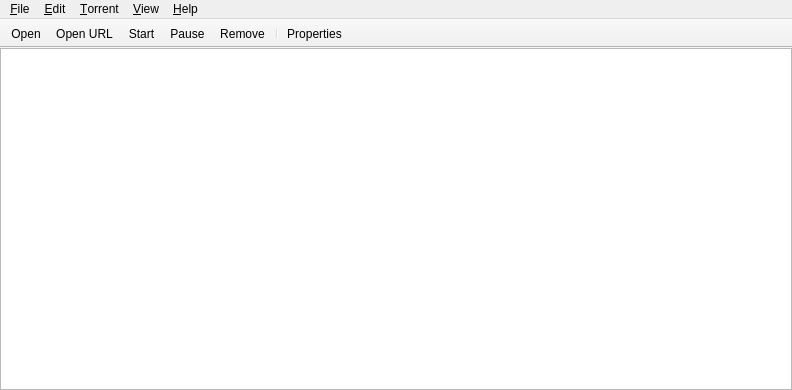
<?xml version="1.0" encoding="UTF-8"?>
<ui version="4.0">
 <class>MainWindow</class>
 <widget class="QMainWindow" name="MainWindow">
  <property name="geometry">
   <rect>
    <x>0</x>
    <y>0</y>
    <width>792</width>
    <height>390</height>
   </rect>
  </property>
  <property name="windowTitle">
   <string>Leechmission</string>
  </property>
  <widget class="QWidget" name="centralwidget">
   <layout class="QVBoxLayout" name="verticalLayout">
    <property name="spacing">
     <number>0</number>
    </property>
    <property name="margin">
     <number>0</number>
    </property>
    <item>
     <widget class="QListView" name="listView">
      <property name="sizePolicy">
       <sizepolicy hsizetype="Preferred" vsizetype="Expanding">
        <horstretch>0</horstretch>
        <verstretch>0</verstretch>
       </sizepolicy>
      </property>
      <property name="horizontalScrollBarPolicy">
       <enum>Qt::ScrollBarAlwaysOff</enum>
      </property>
      <property name="alternatingRowColors">
       <bool>true</bool>
      </property>
      <property name="selectionMode">
       <enum>QAbstractItemView::ExtendedSelection</enum>
      </property>
      <property name="uniformItemSizes">
       <bool>false</bool>
      </property>
     </widget>
    </item>
   </layout>
  </widget>
  <widget class="QMenuBar" name="menubar">
   <property name="geometry">
    <rect>
     <x>0</x>
     <y>0</y>
     <width>792</width>
     <height>20</height>
    </rect>
   </property>
   <property name="sizePolicy">
    <sizepolicy hsizetype="MinimumExpanding" vsizetype="Fixed">
     <horstretch>0</horstretch>
     <verstretch>0</verstretch>
    </sizepolicy>
   </property>
   <widget class="QMenu" name="menuTorrent">
    <property name="title">
     <string>&amp;Torrent</string>
    </property>
    <widget class="QMenu" name="menuQueue">
     <property name="title">
      <string>Queue</string>
     </property>
     <addaction name="action_QueueMoveTop"/>
     <addaction name="action_QueueMoveUp"/>
     <addaction name="action_QueueMoveDown"/>
     <addaction name="action_QueueMoveBottom"/>
    </widget>
    <addaction name="separator"/>
    <addaction name="action_Properties"/>
    <addaction name="action_OpenFolder"/>
    <addaction name="separator"/>
    <addaction name="action_Start"/>
    <addaction name="action_StartNow"/>
    <addaction name="menuQueue"/>
    <addaction name="action_Announce"/>
    <addaction name="action_Pause"/>
    <addaction name="separator"/>
    <addaction name="action_SetLocation"/>
    <addaction name="action_Verify"/>
    <addaction name="action_CopyMagnetToClipboard"/>
    <addaction name="separator"/>
    <addaction name="action_Remove"/>
    <addaction name="action_Delete"/>
   </widget>
   <widget class="QMenu" name="menuEdit">
    <property name="title">
     <string>&amp;Edit</string>
    </property>
    <addaction name="action_SelectAll"/>
    <addaction name="action_DeselectAll"/>
    <addaction name="separator"/>
    <addaction name="action_SessionDialog"/>
    <addaction name="separator"/>
    <addaction name="action_Preferences"/>
   </widget>
   <widget class="QMenu" name="menu_Help">
    <property name="title">
     <string>&amp;Help</string>
    </property>
    <addaction name="action_Statistics"/>
    <addaction name="separator"/>
    <addaction name="action_Donate"/>
    <addaction name="separator"/>
    <addaction name="action_Contents"/>
    <addaction name="action_About"/>
   </widget>
   <widget class="QMenu" name="menu_View">
    <property name="title">
     <string>&amp;View</string>
    </property>
    <addaction name="action_CompactView"/>
    <addaction name="separator"/>
    <addaction name="action_Toolbar"/>
    <addaction name="action_Filterbar"/>
    <addaction name="action_Statusbar"/>
    <addaction name="separator"/>
    <addaction name="action_SortByActivity"/>
    <addaction name="action_SortByAge"/>
    <addaction name="action_SortByName"/>
    <addaction name="action_SortByProgress"/>
    <addaction name="action_SortByQueue"/>
    <addaction name="action_SortByRatio"/>
    <addaction name="action_SortBySize"/>
    <addaction name="action_SortByState"/>
    <addaction name="action_SortByETA"/>
    <addaction name="separator"/>
    <addaction name="action_ReverseSortOrder"/>
   </widget>
   <widget class="QMenu" name="menu_File">
    <property name="title">
     <string>&amp;File</string>
    </property>
    <addaction name="action_OpenFile"/>
    <addaction name="action_AddURL"/>
    <addaction name="action_New"/>
    <addaction name="separator"/>
    <addaction name="action_StartAll"/>
    <addaction name="action_PauseAll"/>
    <addaction name="separator"/>
    <addaction name="action_Quit"/>
   </widget>
   <addaction name="menu_File"/>
   <addaction name="menuEdit"/>
   <addaction name="menuTorrent"/>
   <addaction name="menu_View"/>
   <addaction name="menu_Help"/>
  </widget>
  <widget class="QToolBar" name="toolBar">
   <property name="windowTitle">
    <string>toolBar</string>
   </property>
   <property name="movable">
    <bool>false</bool>
   </property>
   <property name="allowedAreas">
    <set>Qt::TopToolBarArea</set>
   </property>
   <property name="iconSize">
    <size>
     <width>24</width>
     <height>24</height>
    </size>
   </property>
   <property name="toolButtonStyle">
    <enum>Qt::ToolButtonFollowStyle</enum>
   </property>
   <property name="floatable">
    <bool>false</bool>
   </property>
   <attribute name="toolBarArea">
    <enum>TopToolBarArea</enum>
   </attribute>
   <attribute name="toolBarBreak">
    <bool>false</bool>
   </attribute>
   <addaction name="action_OpenFile"/>
   <addaction name="action_AddURL"/>
   <addaction name="action_Start"/>
   <addaction name="action_Pause"/>
   <addaction name="action_Remove"/>
   <addaction name="separator"/>
   <addaction name="action_Properties"/>
  </widget>
  <action name="action_OpenFile">
   <property name="text">
    <string>&amp;Open...</string>
   </property>
   <property name="iconText">
    <string>Open</string>
   </property>
   <property name="toolTip">
    <string>Open a torrent</string>
   </property>
   <property name="shortcut">
    <string>Ctrl+O</string>
   </property>
  </action>
  <action name="action_New">
   <property name="text">
    <string>&amp;New...</string>
   </property>
   <property name="toolTip">
    <string>Create a new torrent</string>
   </property>
   <property name="shortcut">
    <string>Ctrl+N</string>
   </property>
  </action>
  <action name="action_Properties">
   <property name="text">
    <string>&amp;Properties</string>
   </property>
   <property name="toolTip">
    <string>Show torrent properties</string>
   </property>
   <property name="shortcut">
    <string>Alt+Enter</string>
   </property>
  </action>
  <action name="action_OpenFolder">
   <property name="text">
    <string>Open Fold&amp;er</string>
   </property>
   <property name="toolTip">
    <string>Open the torrent's folder</string>
   </property>
   <property name="shortcut">
    <string>Ctrl+E</string>
   </property>
  </action>
  <action name="action_Start">
   <property name="text">
    <string>&amp;Start</string>
   </property>
   <property name="toolTip">
    <string>Start torrent</string>
   </property>
   <property name="shortcut">
    <string>Ctrl+S</string>
   </property>
   <property name="priority">
    <enum>QAction::LowPriority</enum>
   </property>
  </action>
  <action name="action_Announce">
   <property name="text">
    <string>Ask Tracker for &amp;More Peers</string>
   </property>
   <property name="toolTip">
    <string>Ask tracker for more peers</string>
   </property>
  </action>
  <action name="action_Pause">
   <property name="text">
    <string>&amp;Pause</string>
   </property>
   <property name="toolTip">
    <string>Pause torrent</string>
   </property>
   <property name="shortcut">
    <string>Ctrl+P</string>
   </property>
   <property name="priority">
    <enum>QAction::LowPriority</enum>
   </property>
  </action>
  <action name="action_Verify">
   <property name="text">
    <string>&amp;Verify Local Data</string>
   </property>
   <property name="toolTip">
    <string>Verify local data</string>
   </property>
   <property name="shortcut">
    <string>Ctrl+V</string>
   </property>
  </action>
  <action name="action_Remove">
   <property name="text">
    <string>&amp;Remove</string>
   </property>
   <property name="toolTip">
    <string>Remove torrent</string>
   </property>
   <property name="shortcut">
    <string>Del</string>
   </property>
   <property name="priority">
    <enum>QAction::LowPriority</enum>
   </property>
  </action>
  <action name="action_Delete">
   <property name="text">
    <string>&amp;Delete Files and Remove</string>
   </property>
   <property name="toolTip">
    <string>Remove torrent and delete its files</string>
   </property>
   <property name="shortcut">
    <string>Shift+Del</string>
   </property>
  </action>
  <action name="action_StartAll">
   <property name="text">
    <string>&amp;Start All</string>
   </property>
  </action>
  <action name="action_PauseAll">
   <property name="text">
    <string>&amp;Pause All</string>
   </property>
  </action>
  <action name="action_Quit">
   <property name="text">
    <string>&amp;Quit</string>
   </property>
   <property name="shortcut">
    <string>Ctrl+Q</string>
   </property>
  </action>
  <action name="action_SelectAll">
   <property name="text">
    <string>&amp;Select All</string>
   </property>
   <property name="shortcut">
    <string>Ctrl+A</string>
   </property>
  </action>
  <action name="action_DeselectAll">
   <property name="text">
    <string>&amp;Deselect All</string>
   </property>
   <property name="shortcut">
    <string>Ctrl+Shift+A</string>
   </property>
  </action>
  <action name="action_Preferences">
   <property name="text">
    <string>&amp;Preferences</string>
   </property>
  </action>
  <action name="action_CompactView">
   <property name="checkable">
    <bool>true</bool>
   </property>
   <property name="text">
    <string>&amp;Compact View</string>
   </property>
   <property name="iconText">
    <string>Compact View</string>
   </property>
   <property name="toolTip">
    <string>Compact View</string>
   </property>
   <property name="shortcut">
    <string>Alt+C</string>
   </property>
  </action>
  <action name="action_Toolbar">
   <property name="checkable">
    <bool>true</bool>
   </property>
   <property name="text">
    <string>&amp;Toolbar</string>
   </property>
  </action>
  <action name="action_Filterbar">
   <property name="checkable">
    <bool>true</bool>
   </property>
   <property name="text">
    <string>&amp;Filterbar</string>
   </property>
  </action>
  <action name="action_Statusbar">
   <property name="checkable">
    <bool>true</bool>
   </property>
   <property name="text">
    <string>&amp;Statusbar</string>
   </property>
  </action>
  <action name="action_SortByActivity">
   <property name="checkable">
    <bool>true</bool>
   </property>
   <property name="text">
    <string>Sort by &amp;Activity</string>
   </property>
  </action>
  <action name="action_SortByAge">
   <property name="checkable">
    <bool>true</bool>
   </property>
   <property name="text">
    <string>Sort by A&amp;ge</string>
   </property>
  </action>
  <action name="action_SortByETA">
   <property name="checkable">
    <bool>true</bool>
   </property>
   <property name="text">
    <string>Sort by Time &amp;Left</string>
   </property>
  </action>
  <action name="action_SortByName">
   <property name="checkable">
    <bool>true</bool>
   </property>
   <property name="text">
    <string>Sort by &amp;Name</string>
   </property>
  </action>
  <action name="action_SortByProgress">
   <property name="checkable">
    <bool>true</bool>
   </property>
   <property name="text">
    <string>Sort by &amp;Progress</string>
   </property>
  </action>
  <action name="action_SortByRatio">
   <property name="checkable">
    <bool>true</bool>
   </property>
   <property name="text">
    <string>Sort by Rati&amp;o</string>
   </property>
  </action>
  <action name="action_SortBySize">
   <property name="checkable">
    <bool>true</bool>
   </property>
   <property name="text">
    <string>Sort by Si&amp;ze</string>
   </property>
  </action>
  <action name="action_SortByState">
   <property name="checkable">
    <bool>true</bool>
   </property>
   <property name="text">
    <string>Sort by Stat&amp;e</string>
   </property>
  </action>
  <action name="action_SortByTracker">
   <property name="checkable">
    <bool>true</bool>
   </property>
   <property name="text">
    <string>Sort by T&amp;racker</string>
   </property>
  </action>
  <action name="action_ShowMessageLog">
   <property name="checkable">
    <bool>false</bool>
   </property>
   <property name="text">
    <string>Message &amp;Log</string>
   </property>
  </action>
  <action name="action_Statistics">
   <property name="checkable">
    <bool>false</bool>
   </property>
   <property name="text">
    <string>&amp;Statistics</string>
   </property>
  </action>
  <action name="action_Contents">
   <property name="text">
    <string>&amp;Contents</string>
   </property>
   <property name="shortcut">
    <string>F1</string>
   </property>
  </action>
  <action name="action_About">
   <property name="text">
    <string>&amp;About</string>
   </property>
  </action>
  <action name="action_ReverseSortOrder">
   <property name="checkable">
    <bool>true</bool>
   </property>
   <property name="text">
    <string>Re&amp;verse Sort Order</string>
   </property>
  </action>
  <action name="action_FilterByName">
   <property name="checkable">
    <bool>true</bool>
   </property>
   <property name="text">
    <string>&amp;Name</string>
   </property>
  </action>
  <action name="action_FilterByFiles">
   <property name="checkable">
    <bool>true</bool>
   </property>
   <property name="text">
    <string>&amp;Files</string>
   </property>
  </action>
  <action name="action_FilterByTracker">
   <property name="checkable">
    <bool>true</bool>
   </property>
   <property name="text">
    <string>&amp;Tracker</string>
   </property>
  </action>
  <action name="action_TotalRatio">
   <property name="checkable">
    <bool>true</bool>
   </property>
   <property name="text">
    <string>Total Ratio</string>
   </property>
  </action>
  <action name="action_SessionRatio">
   <property name="checkable">
    <bool>true</bool>
   </property>
   <property name="text">
    <string>Session Ratio</string>
   </property>
  </action>
  <action name="action_TotalTransfer">
   <property name="checkable">
    <bool>true</bool>
   </property>
   <property name="text">
    <string>Total Transfer</string>
   </property>
  </action>
  <action name="action_SessionTransfer">
   <property name="checkable">
    <bool>true</bool>
   </property>
   <property name="text">
    <string>Session Transfer</string>
   </property>
  </action>
  <action name="action_ShowMainWindow">
   <property name="checkable">
    <bool>true</bool>
   </property>
   <property name="text">
    <string>&amp;Main Window</string>
   </property>
  </action>
  <action name="action_TrayIcon">
   <property name="checkable">
    <bool>true</bool>
   </property>
   <property name="text">
    <string>Tray &amp;Icon</string>
   </property>
  </action>
  <action name="action_SessionDialog">
   <property name="text">
    <string>&amp;Change Session...</string>
   </property>
   <property name="toolTip">
    <string extracomment="Start a local session or connect to a running session">Choose Session</string>
   </property>
  </action>
  <action name="action_SetLocation">
   <property name="text">
    <string>Set &amp;Location...</string>
   </property>
  </action>
  <action name="action_CopyMagnetToClipboard">
   <property name="text">
    <string>&amp;Copy Magnet Link to Clipboard</string>
   </property>
  </action>
  <action name="action_AddURL">
   <property name="text">
    <string>Open &amp;URL...</string>
   </property>
   <property name="shortcut">
    <string>Ctrl+U</string>
   </property>
  </action>
  <action name="action_Donate">
   <property name="text">
    <string>&amp;Donate</string>
   </property>
  </action>
  <action name="action_StartNow">
   <property name="text">
    <string>Start &amp;Now</string>
   </property>
   <property name="toolTip">
    <string>Bypass the queue and start now</string>
   </property>
   <property name="shortcut">
    <string>Ctrl+Shift+S</string>
   </property>
   <property name="priority">
    <enum>QAction::LowPriority</enum>
   </property>
  </action>
  <action name="action_QueueMoveTop">
   <property name="text">
    <string>Move to &amp;Top</string>
   </property>
  </action>
  <action name="action_QueueMoveUp">
   <property name="text">
    <string>Move &amp;Up</string>
   </property>
  </action>
  <action name="action_QueueMoveDown">
   <property name="text">
    <string>Move &amp;Down</string>
   </property>
  </action>
  <action name="action_QueueMoveBottom">
   <property name="text">
    <string>Move to &amp;Bottom</string>
   </property>
  </action>
  <action name="action_SortByQueue">
   <property name="checkable">
    <bool>true</bool>
   </property>
   <property name="text">
    <string>Sort by &amp;Queue</string>
   </property>
  </action>
 </widget>
 <resources>
  <include location="application.qrc"/>
 </resources>
 <connections/>
</ui>
